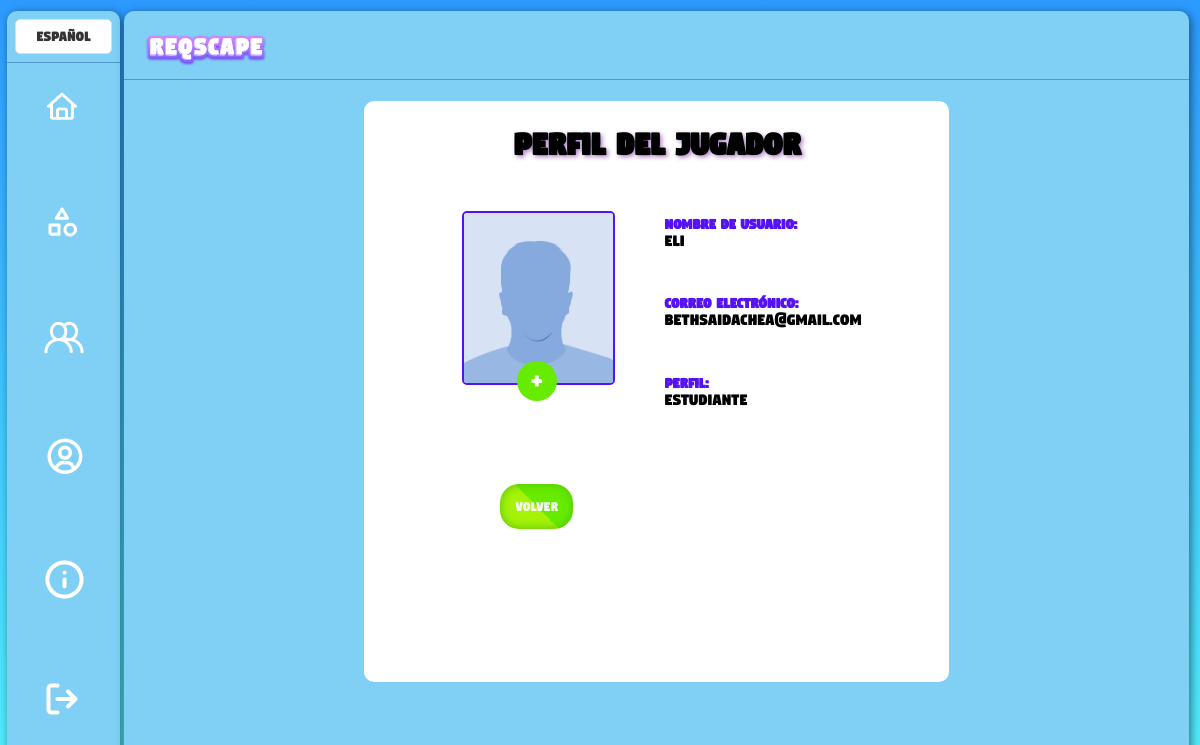
Page /modules/inicio/perfil.php (signed in) on the committed database.
### tables this page shows
CREATE TABLE `usuarios` (
  `id` int(11) NOT NULL,
  `usuario` varchar(255) NOT NULL,
  `correo` varchar(255) NOT NULL,
  `contrasena` varchar(255) NOT NULL,
  `imagen_perfil` varchar(255) DEFAULT NULL,
  `perfil` varchar(50) DEFAULT NULL
);

### modules/inicio/perfil.php (the view, shortened to what this page needs)
<?php
include "../../connection/connection.php";
function loadTranslations($lang) {
    $translations = [
        'en' => [
            'home' => 'Home',
            'levels' => 'Levels',
            'score' => 'Score',
            'profile' => 'Profile',
            'info' => 'Info',
            'logout' => 'Logout',
            'player_profile' => 'Player Profile',
            'username_label' => 'Username:',
            'email_label' => 'Email:',
            'profile_label' => 'Profile:',
            'upload_error' => 'Error uploading profile picture.',
            'upload_success' => 'Profile picture uploaded successfully.',
            'session_error' => 'No session started.',
            'no_results' => 'No results found.',
            'back_button' => 'Back',
            'upload_button' => 'Upload',
        ],
        'es' => [
            'home' => 'Inicio',
            'levels' => 'Niveles',
            'score' => 'Puntuación',
            'profile' => 'Perfil',
            'info' => 'Información',
            'logout' => 'Cerrar sesión',
            'player_profile' => 'Perfil del Jugador',
            'username_label' => 'Nombre de usuario:',
            'email_label' => 'Correo electrónico:',
            'profile_label' => 'Perfil:',
            'upload_error' => 'Error al subir la imagen de perfil.',
            'upload_success' => 'Imagen de perfil subida con éxito.',
            'session_error' => 'No se ha iniciado sesión.',
            'no_results' => 'No se encontraron resultados.',
            'back_button' => 'Volver',
            'upload_button' => 'Subir',
        ],
    ];
    return $translations[$lang];
}
$lang = isset($_SESSION['language']) ? $_SESSION['language'] : 'es';
$translations = loadTranslations($lang);
if (isset($_SESSION['user_id'])) {
    $user_id = $_SESSION['user_id'];
    $sql = "SELECT usuario, correo, imagen_perfil, perfil FROM usuarios WHERE id = $user_id";
    $result = mysqli_query($con, $sql);
    if ($result && mysqli_num_rows($result) > 0) {
        $row = mysqli_fetch_assoc($result);
    } else {
        echo $translations['no_results'];
        exit();
    }
} else {
    echo $translations['session_error'];
    exit();
}
?>
<!DOCTYPE html>
<html lang="<?php echo $lang; ?>">
<head>
    <link rel="stylesheet" type="text/css" href="../../styles/inicio.css">
    <link rel="stylesheet" type="text/css" href="../../styles/perfil.css">
</head>
<body>
<div class="fondo">
<div class="columna-1">
            <div class="fila1-cl1">
                <form method="post" id="language-form">
                    <select id="languageSelector" name="language" onchange="document.getElementById('language-form').submit()">
                        <option value="es" <?php echo $lang == 'es' ? 'selected' : ''; ?>>Español</option>
                    </select>
                </form>
            </div>
            <div class="fila2-cl1">
                <a href="inicio.php" class="lg-cl1">
                    <img src="../../assets/img/inicio/inicio.png" alt="">
                </a>
                <a href="niveles-juego.php" class="lg-cl1">
                    <img src="../../assets/img/inicio/niveles.png" alt="">
                </a>
                <a href="score-page.php" class="lg-cl1">
                    <img src="../../assets/img/inicio/scoreglobal.png" alt="">
                </a>
                <a href="perfil.php" class="lg-cl1">
                    <img src="../../assets/img/inicio/perfil.png" alt="">
                </a>
                <a href="<?php echo ($_SESSION['perfil'] == 'profesor') ? 'reporte-niveles.php' : 'informacion.php'; ?>" class="lg-cl1">
                    <img src="../../assets/img/inicio/<?php echo ($_SESSION['perfil'] == 'profesor') ? 'report.png' : 'info.png'; ?>" alt="">
                </a>
                <a href="inicio-sesion.php" class="lg-cl1">
                    <img src="../../assets/img/inicio/log-out.png" alt="">
                </a>
            </div>
        </div>
    <div class="columna-2">
        <div class="fila1-cl2">
            <div class="logo">
                <img src="../../assets/img/logo.png" alt="">
            </div>
        </div>
        <div class="fila2-cl2">
                <div class="contenido-juego">
                <h1><?php echo $translations['player_profile']; ?></h1>
                <div class="profile-data">
                    <div class="profile-pic-container">
                        <div class="contenedor-img">
                            <label for="profile-pic" class="btn-upload">+</label>
                        <?php
                        if (!empty($row["imagen_perfil"])) {
                            echo '<img class="profile-pic" src="' . $row["imagen_perfil"] . '" alt="Imagen de perfil">';
                        } else {
                            echo '<img class="profile-pic" src="../../modules/inicio/uploads/perfil.jpg" alt="Avatar predeterminado">';
                        }
                        ?>
                        </div>
                        <button class="btn" onclick="window.location.href = 'inicio.php'"><?php echo $translations['back_button']; ?></button>
                    </div>
                    <div class="profile-data-items">
                        <div class="profile-data-item">
                            <label for="username"><?php echo $translations['username_label']; ?></label>
                            <span id="username" class="username-span"><?php echo $row["usuario"]; ?></span>
                        </div>
                        <div class="profile-data-item">
                            <label for="email"><?php echo $translations['email_label']; ?></label>
                            <span id="email"><?php echo $row["correo"]; ?></span>
                        </div>
                        <div class="profile-data-item">
                            <label for="perfil"><?php echo $translations['profile_label']; ?></label>
                            <span id="perfil"><?php echo $row["perfil"]; ?></span>
                        </div>
                    </div>
                </div>
            </div>
    </div>
</div>
</body>
</html>

### styles/inicio.css (style rules this page uses)
body { margin: 0; padding: 0; }
.fondo { margin: 0; padding: 0; height: 100vh; display: grid; grid-template-columns: auto 1fr; background-image: linear-gradient(to bottom, #2C9AFF, #53F3FD); }
.columna-1 { width: 113px; height: 95vh; margin: 6%; margin-top: 10%; background: linear-gradient(80deg, #80CFF5, #80CFF5 44%); border-radius: 10px; border-image: linear-gradient(to right, #FFFFFF 25%, #FFFFFF 77%, #FFFFFF 85%); border-image-slice: 1; backdrop-filter: blur(5px); box-shadow: 2px 2px 10px rgba(0, 0, 0, 0.5); display: grid; grid-template-rows: auto 1fr; }
.fila1-cl1 { border-bottom: 1px solid rgba(19, 67, 145, 0.4); }
.fila2-cl1 { display: grid; grid-row: auto auto auto auto auto auto; margin: 15%; gap: 5%; }
.lg-cl1 { background-color: transparent; border: none; padding: 10px 20px; cursor: pointer; border-radius: 10px; position: relative; }
.columna-2 { height: 95vh; margin: 1%; background: linear-gradient(80deg, #80CFF5, #80CFF5 44%); border-radius: 10px; border-image: linear-gradient(to right, #FFFFFF 25%, #FFFFFF 77%, #FFFFFF 85%); border-image-slice: 1; backdrop-filter: blur(5px); box-shadow: 2px 2px 10px rgba(0, 0, 0, 0.5); display: grid; grid-template-rows: auto 1fr; }
.fila1-cl2 { border-bottom: 1px solid rgba(19, 67, 145, 0.4); display: grid; grid-template-columns: auto 1fr; }
.logo { margin-top: 5%; margin-left: 5%; margin-bottom: 2%; }
.logo img { width: 30%; }
.contenido-juego { background-image: linear-gradient(to bottom, #2C9AFF, #53F3FD); margin: 2%; display: grid; grid-template-rows: auto 1fr; border-radius: 10px; width: 96%; height: 93%; }

### styles/perfil.css (style rules this page uses)
.contenido-juego { background-image: linear-gradient(to bottom, #ffffff, #ffffff); margin: 2% auto; display: grid; grid-template-rows: auto 1fr; border-radius: 10px; width: 55%; height: 84%; }
h1 { text-align: center; margin-bottom: 20px; font-size: 36px; font-family: 'Digitalt'; color: #000000; text-shadow: 2px 2px 4px rgba(107, 15, 150, 0.5); }
.profile-data { margin: 2% 15%; display: grid; grid-template-columns: 1fr auto; }
.profile-pic-container { max-width: 70%; max-height: 70%; margin: 5% auto; margin-right: 5%; margin-left: 5%; gap: 5%; display: grid; grid-template-rows: 1fr auto; }
.contenedor-img { position: relative; z-index: 0; margin: 5% auto; max-width: 200px; max-height: 170px; }
.profile-pic { width: 100%; height: 100%; border: 2px solid #5512f3; border-radius: 5px; }
.profile-data-items { display: grid; grid-template-rows: auto auto; align-items: center; font-family: 'Digitalt'; height: 50%; margin-left: 0%; }
.profile-data-item { display: grid; grid-template-rows: auto auto; }
.profile-data-item label { font-weight: bold; color: #5512f3; font-family: 'Digitalt'; }
.profile-data-item span { color: #000000; font-size: 18px; display: block; }
.btn { background: linear-gradient(45deg, #A6F208 50%, #67EB00 50%); box-shadow: inset 0 0 10px #4EC307; color: whitesmoke; border-radius: 20px; min-width: 40%; max-width: 50%; margin: 5% auto; border: 1px solid #FFFFFF; padding: 15px 30px; font-size: 15px; font-family: 'Digitalt'; text-decoration: none; display: flex; justify-content: center; align-items: center; }
.btn-upload { background-color: #67EB00; color: #fff; width: 40px; height: 40px; border-radius: 50%; font-size: 24px; text-align: center; line-height: 40px; position: absolute; bottom: -20px; left: calc(50% - 20px); cursor: pointer; z-index: 1; font-family: 'Digitalt'; }

### modules/inicio/perfil.php (style rules this page uses)
.fila1-cl1 { padding: 7%; border-bottom: 1px solid rgba(19, 67, 145, 0.4); }
#languageSelector { appearance: none; -webkit-appearance: none; -moz-appearance: none; width: 100%; padding: 8%; border: 1px solid #ddd; border-radius: 5px; font-size: 16px; background-color: #fff; color: #333; cursor: pointer; outline: none; transition: border-color 0.3s ease; text-align: center; font-family: 'Digitalt'; font-weight: lighter; }
#languageSelector option { color: #333; background-color: #fff; text-align: center; }

### rows in the picture
usuarios: usuario "Eli", correo "bethsaidachea@gmail.com", perfil "estudiante"

### other values in the picture
$translations['player_profile'] "Perfil del Jugador"
$translations['back_button'] "Volver"
$translations['username_label'] "Nombre de usuario:"
$translations['email_label'] "Correo electrónico:"
$translations['profile_label'] "Perfil:"
